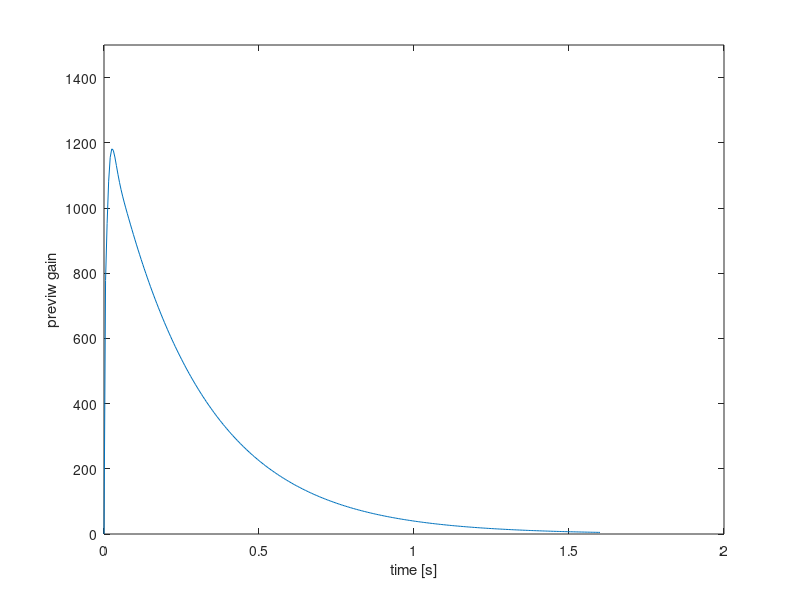

Here is the MATLAB script that generated this plot: (Note: this script raises an error after producing the figure.)
clear 
close all 
clc
zc = 0.814;
g = 9.81; % gravity
dt = 0.005;
Qe = 1;
R = 1e-06;
%%%%%%%%%%%%%%%%%% Change Preview Time Here For Test %%%%%%%%%%%%%%%%%%
t_preview = 1.6;
%%%%%%%%%%%%%%%%%%%%%%%%%%%%%%%%%%%%%%%%%%%%%%%%%%%%%%%%%%%%%%%%%%%%%%%
NumEch = t_preview/dt;
simulation_time = 10;
% Matrix A, B, C, and D from cart table model
A = [0 1 0;
     0 0 1;
     0 0 0];
B = [0; 0; 1];
C = [1 0 -zc/g];
D = 0;

% Convert continuous system to discrete system
sys_c = ss(A, B, C, D);            
sys_d = c2d(sys_c, dt);
[A_d, B_d, C_d, D_d] = ssdata(sys_d);

% A, B, C matrix for LQI control
A_tilde = [1 C_d*A_d;
           zeros(3,1) A_d];
B_tilde = [C_d*B_d;
           B_d];
C_tilde = [1 0 0 0];

% Q matrix
Q = [Qe 0 0 0;
     0 0 0 0;
     0 0 0 0;
     0 0 0 0];
% Find optimal gain and ricatti equation with dlqr function
% K = optimal gain
% P = ricatti equation
[K, P] = dlqr(A_tilde, B_tilde, Q, R);

Gi = K(1);
Gx = K(2:end);

% Calculating preview gain
N = 0:dt:t_preview;
Gp = zeros(1, length(N));
%Gd(1,1) = -Gi; % First Gd = -Gi

% % Original formula in the paper
% Ac_tilde = A_tilde - B_tilde * (R+B_tilde'*P*B_tilde)^(-1)*B_tilde'*P*A_tilde;
% % Simplified formula
Ac_tilde = A_tilde - B_tilde * K;

I_tilde = [1;0;0;0];
% First X_tilde
X_tilde = -Ac_tilde'*P*I_tilde;

for i = 2:length(N)
    % % Gd(i) is calculated from previous X_tilde
    Gp(1,i) = (R+B_tilde'*P*B_tilde)^(-1)*B_tilde'*X_tilde;
    % % Calculating next X_tilde
    X_tilde = Ac_tilde'*X_tilde;
end
plot(N, -Gp)
xlabel('time [s]');
ylabel('previw gain')
axis([0, 2, 0, 1500]);
% hold on
p =load('signaux.mat');
signalEs=p.Scenario{1}.Values;
signalCa=p.Scenario{2}.Values;
vec = 0:dt:10;
signalEsTs = resample(signalEs,[0:dt:10]);
signalCaTs = resample(signalCa,[0:dt:10]);
p_ref_all_Es = signalEsTs.Data;
p_ref_all_Ca = signalCaTs.Data;
%%%%%%%%%%%%%%%%%%%%%%%%%%%%%%%%%%%%%%%%%%%%%%%%%%%%%%%%%%%%%%%%%%%%%%%%%%%
x_es(:,1) = [0; 0; 0];
x_ca(:,1) = [0; 0; 0];
u_es(1) = 0;
u_ca(1) = 0;
p_es(1) = 0;
p_ca(1) = 0;

for k = 2 : simulation_time/dt - NumEch
    x_es(:,k) = A_d*x_es(:,k-1)+B_d*u_es(k-1);
    x_ca(:,k) = A_d*x_ca(:,k-1)+B_d*u_ca(k-1);
    
    p_es(k) = C_d*x_es(:,k-1);
    p_ca(k) = C_d*x_ca(:,k-1);
    
    e_es(k) = p_es(k-1) - p_ref_all_Es(k-1);
    e_ca(k) = p_ca(k-1) - p_ref_all_Ca(k-1);
    SumGainXRefEs = 0;
    SumGainXRefCa = 0;
    for j = 2 : NumEch
        SumGainXRefEs = SumGainXRefEs + Gp(j)*p_ref_all_Es(k+j);
        SumGainXRefCa = SumGainXRefCa + Gp(j)*p_ref_all_Ca(k+j);
    end
    u_es(k) = -Gi*sum(e_es)-Gx*x_es(:,k) - SumGainXRefEs;
    u_ca(k) = -Gi*sum(e_ca)-Gx*x_ca(:,k) - SumGainXRefCa;
end
time = 0:dt:simulation_time - t_preview - dt;
figure(2)
plot(time,p_ref_all_Es(1:length(time)))
figure(3)
subplot(2,1,1)
plot(time,p_es, time,x_es(1,:), time,p_ref_all_Es(1:length(time)))
ylabel('x [m]')
axis([0, 7, -0.05, 1]);
grid on
legend("ZMP", "CoM", "ZMP ref")

subplot(2,1,2)
plot(time,p_ca, time,x_ca(1,:), time,p_ref_all_Ca(1:length(time)))
xlabel('time [s]');
ylabel('y [m]')
axis([0, 7, -0.15, 0.15]);
grid on
legend("ZMP", "CoM", "ZMP ref")
